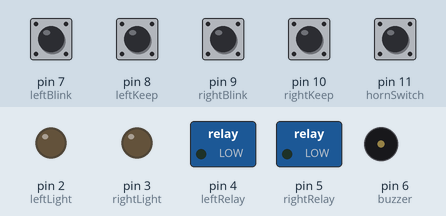
Bench run of a sketch on a simulated Arduino Uno, built with avr-gcc and run on an emulated ATmega328P. Parts: switched loads named in the sketch (green lamp = pin HIGH), output pins drawn as LEDs (lit = HIGH), buzzer (waves = sounding, pin HIGH). Dashed ring = blinking. The inputs (shaded band) are chosen by the test bench; at power-on: pin 7 (leftBlink), pin 8 (leftKeep), pin 9 (rightBlink), pin 10 (rightKeep), pin 11 (hornSwitch) HIGH.

Above: at 1.2 s.
1.3 s: pin 7 (leftBlink) pulled LOW for 1 s
At 1.54 s:
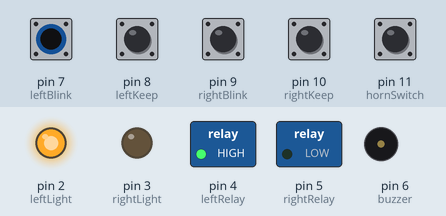
3.8 s: pin 8 (leftKeep) pulled LOW for 0.15 s
At 3.87 s:
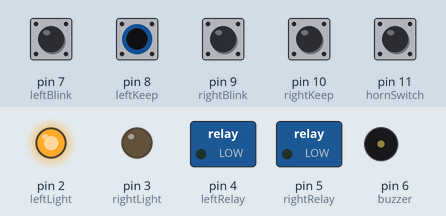
5.4 s: pin 9 (rightBlink) pulled LOW for 0.15 s
At 5.47 s:
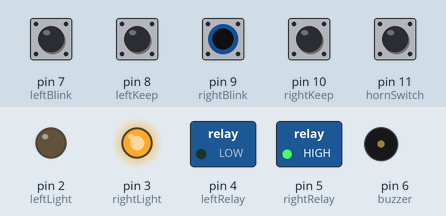
7.0 s: pin 10 (rightKeep) pulled LOW for 0.15 s
At 7.07 s:
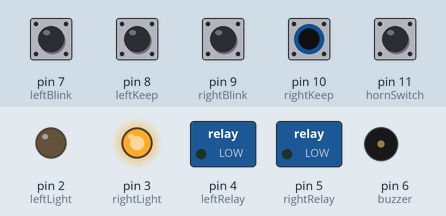
8.6 s: pin 11 (hornSwitch) pulled LOW for 0.15 s
At 8.67 s:
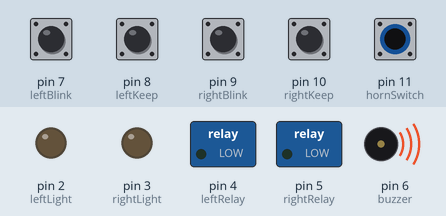
10.2 s: pin 7 (leftBlink) driven LOW and pin 10 (rightKeep) driven LOW
At 10.94 s:
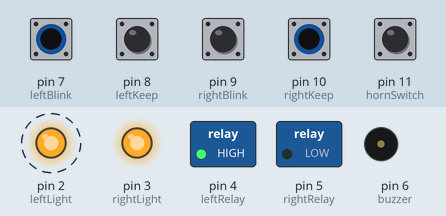
Timing chart, 0 to 14.2 s (numbered marks = the images above; inputs shaded):
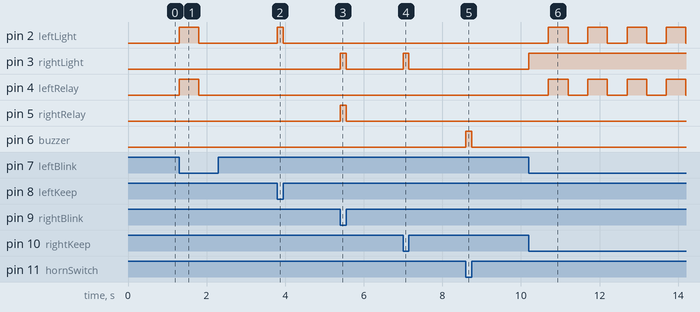

The sketch:

SelfDriving.ino
```cpp
//출력 핀 설정
const int leftLight = 2;
const int rightLight = 3;
const int leftRelay = 4;
const int rightRelay = 5;
const int buzzer = 6;

//입력 핀 설정
const int leftBlink = 7;     // 좌 깜빡이
const int leftKeep = 8;      // 좌 유지
const int rightBlink = 9;    // 우 깜빡이
const int rightKeep = 10;    // 우 유지
const int hornSwitch = 11;   // 경적 스위치

// 깜빡임 제어용 변수
unsigned long prevMillis = 0;
const int blinkInterval = 500; // 0.5초 간격
bool leftBlinkState = false;
bool rightBlinkState = false;

void setup() {
  // 출력 핀 설정
  pinMode(leftLight, OUTPUT);
  pinMode(rightLight, OUTPUT);
  pinMode(leftRelay, OUTPUT);
  pinMode(rightRelay, OUTPUT);
  pinMode(buzzer, OUTPUT);

  // 입력 핀 설정
  pinMode(leftBlink, INPUT_PULLUP);
  pinMode(leftKeep, INPUT_PULLUP);
  pinMode(rightBlink, INPUT_PULLUP);
  pinMode(rightKeep, INPUT_PULLUP);
  pinMode(hornSwitch, INPUT_PULLUP);

  // 초기값 OFF
  digitalWrite(leftLight, LOW);
  digitalWrite(rightLight, LOW);
  digitalWrite(leftRelay, LOW);
  digitalWrite(rightRelay, LOW);
  digitalWrite(buzzer, LOW);
}

void loop() {
  unsigned long currentMillis = millis();

  // 입력 읽기 (LOW = 스위치 ON)
  int Lblink = digitalRead(leftBlink);
  int Lkeep = digitalRead(leftKeep);
  int Rblink = digitalRead(rightBlink);
  int Rkeep = digitalRead(rightKeep);
  int Horn = digitalRead(hornSwitch);

  // 좌측 라이트
  if (Lkeep == LOW) {   // 유지 모드
    digitalWrite(leftLight, HIGH);
    digitalWrite(leftRelay, LOW);
  }
  else if (Lblink == LOW) { // 깜빡이 모드
    if (currentMillis - prevMillis >= blinkInterval) {
      prevMillis = currentMillis;
      leftBlinkState = !leftBlinkState;
      digitalWrite(leftLight, leftBlinkState);
      digitalWrite(leftRelay, leftBlinkState);
    }
  }
  else { // 끄기
    digitalWrite(leftLight, LOW);
    digitalWrite(leftRelay, LOW);
  }

  // 우측 라이트
  if (Rkeep == LOW) {   // 유지 모드
    digitalWrite(rightLight, HIGH);
    digitalWrite(rightRelay, LOW);
  }
  else if (Rblink == LOW) { // 깜빡이 모드
    if (currentMillis - prevMillis >= blinkInterval) {
      prevMillis = currentMillis;
      rightBlinkState = !rightBlinkState;
      digitalWrite(rightLight, rightBlinkState);
      digitalWrite(rightRelay, rightBlinkState);
    }
  }
  else { // 끄기
    digitalWrite(rightLight, LOW);
    digitalWrite(rightRelay, LOW);
  }

  // ===== 경적 =====
  if (Horn == LOW) {
    digitalWrite(buzzer, HIGH);
  } else {
    digitalWrite(buzzer, LOW);
  }
}
```

Measured:
- after the input at 1.3 s, pin 2 (leftLight), pin 4 (leftRelay): LOW → HIGH at once, → LOW 0.50 s later
- after the input at 3.8 s, pin 2 (leftLight): LOW → HIGH at once, → LOW 0.15 s later
- after the input at 5.4 s, pin 3 (rightLight), pin 5 (rightRelay): LOW → HIGH at once, → LOW 0.15 s later
- after the input at 7.0 s, pin 3 (rightLight): LOW → HIGH at once, → LOW 0.15 s later
- after the input at 8.6 s, pin 6 (buzzer): LOW → HIGH at once, → LOW 0.15 s later
- after the input at 10.2 s, pin 2 (leftLight), pin 4 (leftRelay): alternates HIGH for 0.50 s and LOW for 0.50 s, starting after 0.50 s; pin 3 (rightLight): LOW → HIGH at once
